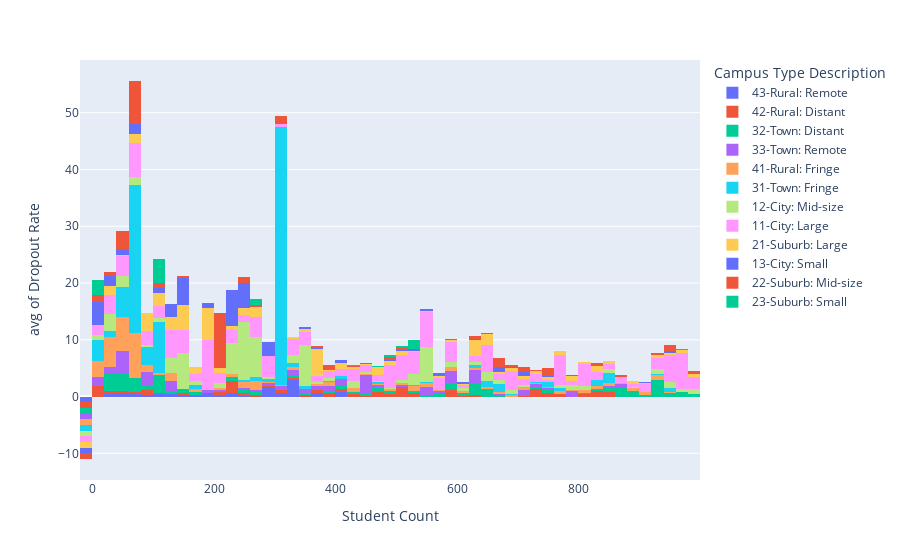

Notebook cell for this chart:
### Code cell
figj1 = px.histogram(hodgepodge_df, x = "Student Count", y = "Dropout Rate", color= "Campus Type Description", histfunc="avg")
figj1.show()

### Figure 1 — Plotly figure (JSON) as saved in the notebook; plotly's stock layout.template omitted (floating-point values rounded to 4 significant figures; data arrays with more than 128 entries replaced by an {"elided": "..."} marker saying what was removed)
{"data": [{"alignmentgroup": "True", "bingroup": "x", "histfunc": "avg", "hovertemplate": "Campus Type Description=43-Rural: Remote<br>Student Count=%{x}<br>avg of Dropout Rate=%{y}<extra></extra>", "legendgroup": "43-Rural: Remote", "marker": {"color": "#636efa", "pattern": {"shape": ""}}, "name": "43-Rural: Remote", "offsetgroup": "43-Rural: Remote", "orientation": "v", "showlegend": true, "type": "histogram", "x": {"elided": "275 int values"}, "xaxis": "x", "y": {"elided": "275 float values"}, "yaxis": "y"}, {"alignmentgroup": "True", "bingroup": "x", "histfunc": "avg", "hovertemplate": "Campus Type Description=42-Rural: Distant<br>Student Count=%{x}<br>avg of Dropout Rate=%{y}<extra></extra>", "legendgroup": "42-Rural: Distant", "marker": {"color": "#EF553B", "pattern": {"shape": ""}}, "name": "42-Rural: Distant", "offsetgroup": "42-Rural: Distant", "orientation": "v", "showlegend": true, "type": "histogram", "x": {"elided": "482 int values"}, "xaxis": "x", "y": {"elided": "482 float values"}, "yaxis": "y"}, {"alignmentgroup": "True", "bingroup": "x", "histfunc": "avg", "hovertemplate": "Campus Type Description=32-Town: Distant<br>Student Count=%{x}<br>avg of Dropout Rate=%{y}<extra></extra>", "legendgroup": "32-Town: Distant", "marker": {"color": "#00cc96", "pattern": {"shape": ""}}, "name": "32-Town: Distant", "offsetgroup": "32-Town: Distant", "orientation": "v", "showlegend": true, "type": "histogram", "x": {"elided": "239 int values"}, "xaxis": "x", "y": {"elided": "239 float values"}, "yaxis": "y"}, {"alignmentgroup": "True", "bingroup": "x", "histfunc": "avg", "hovertemplate": "Campus Type Description=33-Town: Remote<br>Student Count=%{x}<br>avg of Dropout Rate=%{y}<extra></extra>", "legendgroup": "33-Town: Remote", "marker": {"color": "#ab63fa", "pattern": {"shape": ""}}, "name": "33-Town: Remote", "offsetgroup": "33-Town: Remote", "orientation": "v", "showlegend": true, "type": "histogram", "x": {"elided": "161 int values"}, "xaxis": "x", "y": {"elided": "161 float values"}, "yaxis": "y"}, {"alignmentgroup": "True", "bingroup": "x", "histfunc": "avg", "hovertemplate": "Campus Type Description=41-Rural: Fringe<br>Student Count=%{x}<br>avg of Dropout Rate=%{y}<extra></extra>", "legendgroup": "41-Rural: Fringe", "marker": {"color": "#FFA15A", "pattern": {"shape": ""}}, "name": "41-Rural: Fringe", "offsetgroup": "41-Rural: Fringe", "orientation": "v", "showlegend": true, "type": "histogram", "x": {"elided": "578 int values"}, "xaxis": "x", "y": {"elided": "578 float values"}, "yaxis": "y"}, {"alignmentgroup": "True", "bingroup": "x", "histfunc": "avg", "hovertemplate": "Campus Type Description=31-Town: Fringe<br>Student Count=%{x}<br>avg of Dropout Rate=%{y}<extra></extra>", "legendgroup": "31-Town: Fringe", "marker": {"color": "#19d3f3", "pattern": {"shape": ""}}, "name": "31-Town: Fringe", "offsetgroup": "31-Town: Fringe", "orientation": "v", "showlegend": true, "type": "histogram", "x": [23, 325, null, 86, null, 45, 762, 667, 328, 478, 247, 381, 38, 467, 666, 340, 108, 21, 172, 27, null, 357, 81, 287, 327, 372, null, null, 95, 532, 144, 61, 263, 122, 833, 467, null, 797, null, 6, 106, 17, 367, 9, 183, -1, 753, -1, 398, 922, null, 610, null, 261, 160, null, 394, 22, 217, 291, 465, 223, 658, -1, 90, null, 400, null, 680, 728, 638, null, null, 88, 697, 524, 288, 681, 340, 294, 129, 295, 140, null, 302, 341, 859, 436, 438, 945, 57, 550, 561, 353, 177], "xaxis": "x", "y": [0, 0, 3.2, 5.8, 0.3, 0, 0.5, 0, 0, 0.4, 0.4, 0, 0, 0.6, 3, 0.9, 4.6, 4.8, 0, 0, 0.5, 1.4, 0, 0.7, 1.8, 0, 0.7, 0.4, 1.1, 0, 0, 26.2, 1.5, 0, 1, 0, 2.7, 0.1, 0.5, 0, 13.2, 0, 0, 11.1, 0, -1, 0.8, -1, 0, 0.1, 0.1, 0, 2.3, 0, 1.9, 0.5, 0.5, 0, 0, 0, 0, 0, 1.1, -1, 2.2, 0.2, 0.5, 1.2, 0.7, 0.3, 0.5, 0.1, 0.4, 6.8, 0.1, 0.6, 0.3, 0, 0, 0.7, 0, 1.4, 0, 0.2, 45.4, 0, 1.9, 0, 0, 0.8, 10.5, 0.2, 0, 0, 0], "yaxis": "y"}, {"alignmentgroup": "True", "bingroup": "x", "histfunc": "avg", "hovertemplate": "Campus Type Description=12-City: Mid-size<br>Student Count=%{x}<br>avg of Dropout Rate=%{y}<extra></extra>", "legendgroup": "12-City: Mid-size", "marker": {"color": "#B6E880", "pattern": {"shape": ""}}, "name": "12-City: Mid-size", "offsetgroup": "12-City: Mid-size", "orientation": "v", "showlegend": true, "type": "histogram", "x": {"elided": "265 int values"}, "xaxis": "x", "y": {"elided": "265 float values"}, "yaxis": "y"}, {"alignmentgroup": "True", "bingroup": "x", "histfunc": "avg", "hovertemplate": "Campus Type Description=11-City: Large<br>Student Count=%{x}<br>avg of Dropout Rate=%{y}<extra></extra>", "legendgroup": "11-City: Large", "marker": {"color": "#FF97FF", "pattern": {"shape": ""}}, "name": "11-City: Large", "offsetgroup": "11-City: Large", "orientation": "v", "showlegend": true, "type": "histogram", "x": {"elided": "1063 int values"}, "xaxis": "x", "y": {"elided": "1063 float values"}, "yaxis": "y"}, {"alignmentgroup": "True", "bingroup": "x", "histfunc": "avg", "hovertemplate": "Campus Type Description=21-Suburb: Large<br>Student Count=%{x}<br>avg of Dropout Rate=%{y}<extra></extra>", "legendgroup": "21-Suburb: Large", "marker": {"color": "#FECB52", "pattern": {"shape": ""}}, "name": "21-Suburb: Large", "offsetgroup": "21-Suburb: Large", "orientation": "v", "showlegend": true, "type": "histogram", "x": {"elided": "695 int values"}, "xaxis": "x", "y": {"elided": "695 float values"}, "yaxis": "y"}, {"alignmentgroup": "True", "bingroup": "x", "histfunc": "avg", "hovertemplate": "Campus Type Description=13-City: Small<br>Student Count=%{x}<br>avg of Dropout Rate=%{y}<extra></extra>", "legendgroup": "13-City: Small", "marker": {"color": "#636efa", "pattern": {"shape": ""}}, "name": "13-City: Small", "offsetgroup": "13-City: Small", "orientation": "v", "showlegend": true, "type": "histogram", "x": {"elided": "135 int values"}, "xaxis": "x", "y": {"elided": "135 float values"}, "yaxis": "y"}, {"alignmentgroup": "True", "bingroup": "x", "histfunc": "avg", "hovertemplate": "Campus Type Description=22-Suburb: Mid-size<br>Student Count=%{x}<br>avg of Dropout Rate=%{y}<extra></extra>", "legendgroup": "22-Suburb: Mid-size", "marker": {"color": "#EF553B", "pattern": {"shape": ""}}, "name": "22-Suburb: Mid-size", "offsetgroup": "22-Suburb: Mid-size", "orientation": "v", "showlegend": true, "type": "histogram", "x": [80, null, 506, 515, 632, 836, 946, 43, 490, null, 621, 611, null, 71, 597, 525, 432, 304, 153, 547, 243, 22, -1, -1, 541, 15, null, 874, 657, 773, 645, null, null, 9, 36, null, 987, 754, 690, 638, 930, 16, 818, 27, null, 449, 14, 711, 7, 12, 208, 713, 682, null, 149, 5, 999, null, 741, 177, 6, 954, 389, 482, 269, null, -1, 750, null, 694, 152, 396, 106, 5, null, 376, 428, null, 58, -1, 436, 450, 5, null, 640, 276, null, null, 666, 732, null, null, null, 52, 20, 662, null, 902, 520, 715, 379, null, 698, null, 360, 257, 7, 476, null, 798, 78, 48], "xaxis": "x", "y": [0, 1.8, 0.6, 0.2, 0.6, 0.5, 1.8, 11.6, 0.8, 1, 0.2, 0, 2.4, 12.7, 0.2, 0, 0.2, 1.3, 0, 0, 0, 0, -1, -1, 0, 0, 0.2, 0.3, 0.5, 0, 0, 1.4, 0.3, 0, 2.8, 0.7, 1.1, 0.4, 1, 0.6, 0.3, 0, 0.1, 0, 0.8, 0, 0, 0.3, 0, 0, 9.6, 0.4, 0.4, 0.4, 0.7, 0, 0.1, 3.6, 3.8, 0, 0, 0.2, 1.5, 0.2, 0, 0.4, -1, 0, 0.5, 0, 0, 0.3, 0.9, 0, 1.4, 0, 0.2, 0.5, 0, -1, 0, 0.2, 0, 0.2, 0, 0.7, 0.1, 2.3, 2.7, 0.3, 0.4, 0, 0.1, 0, 0, 0.6, 0, 0.1, 0, 2.1, 0.8, 1.5, 0, 0.6, 0.3, 1.9, 14.3, 0, 1.8, 0.1, 2.6, 2.1], "yaxis": "y"}, {"alignmentgroup": "True", "bingroup": "x", "histfunc": "avg", "hovertemplate": "Campus Type Description=23-Suburb: Small<br>Student Count=%{x}<br>avg of Dropout Rate=%{y}<extra></extra>", "legendgroup": "23-Suburb: Small", "marker": {"color": "#00cc96", "pattern": {"shape": ""}}, "name": "23-Suburb: Small", "offsetgroup": "23-Suburb: Small", "orientation": "v", "showlegend": true, "type": "histogram", "x": [9, null, 497, 512, 91, 93, null, null, null, 210, 24, 115, 425, 471, 972, 493, 259, 532, 266, 460, 223, 230, 120, 19], "xaxis": "x", "y": [0, 0.3, 0, 0.2, 0, 0, 0, 2.4, 1.4, 0, 0, 4.3, 0.2, 0.2, 0.3, 0.6, 0, 1.7, 1.1, 0.2, 0, 0, 0, 5.3], "yaxis": "y"}], "layout": {"barmode": "relative", "legend": {"title": {"text": "Campus Type Description"}, "tracegroupgap": 0}, "margin": {"t": 60}, "xaxis": {"anchor": "y", "domain": [0, 1], "title": {"text": "Student Count"}}, "yaxis": {"anchor": "x", "domain": [0, 1], "title": {"text": "avg of Dropout Rate"}}}}
